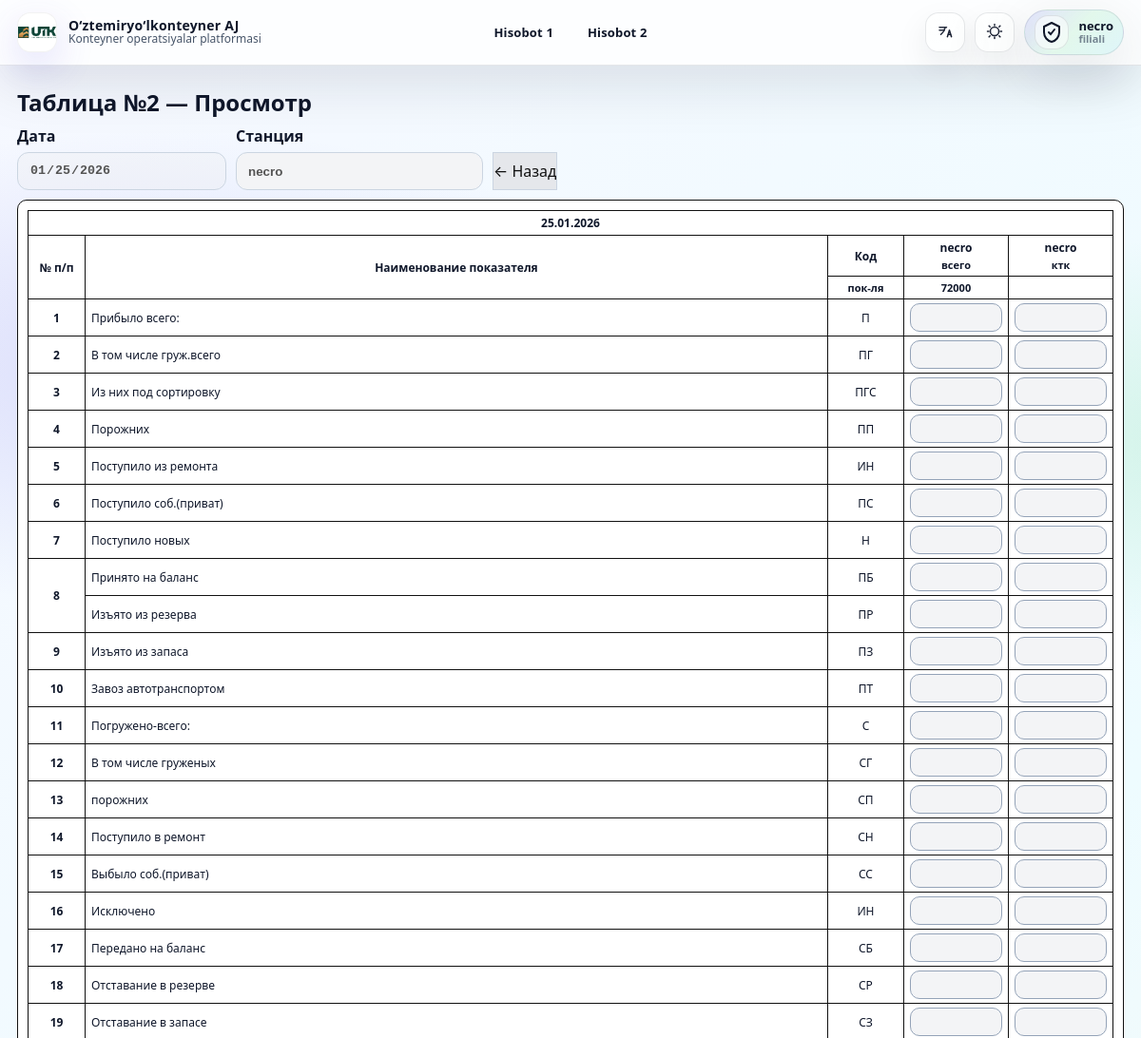
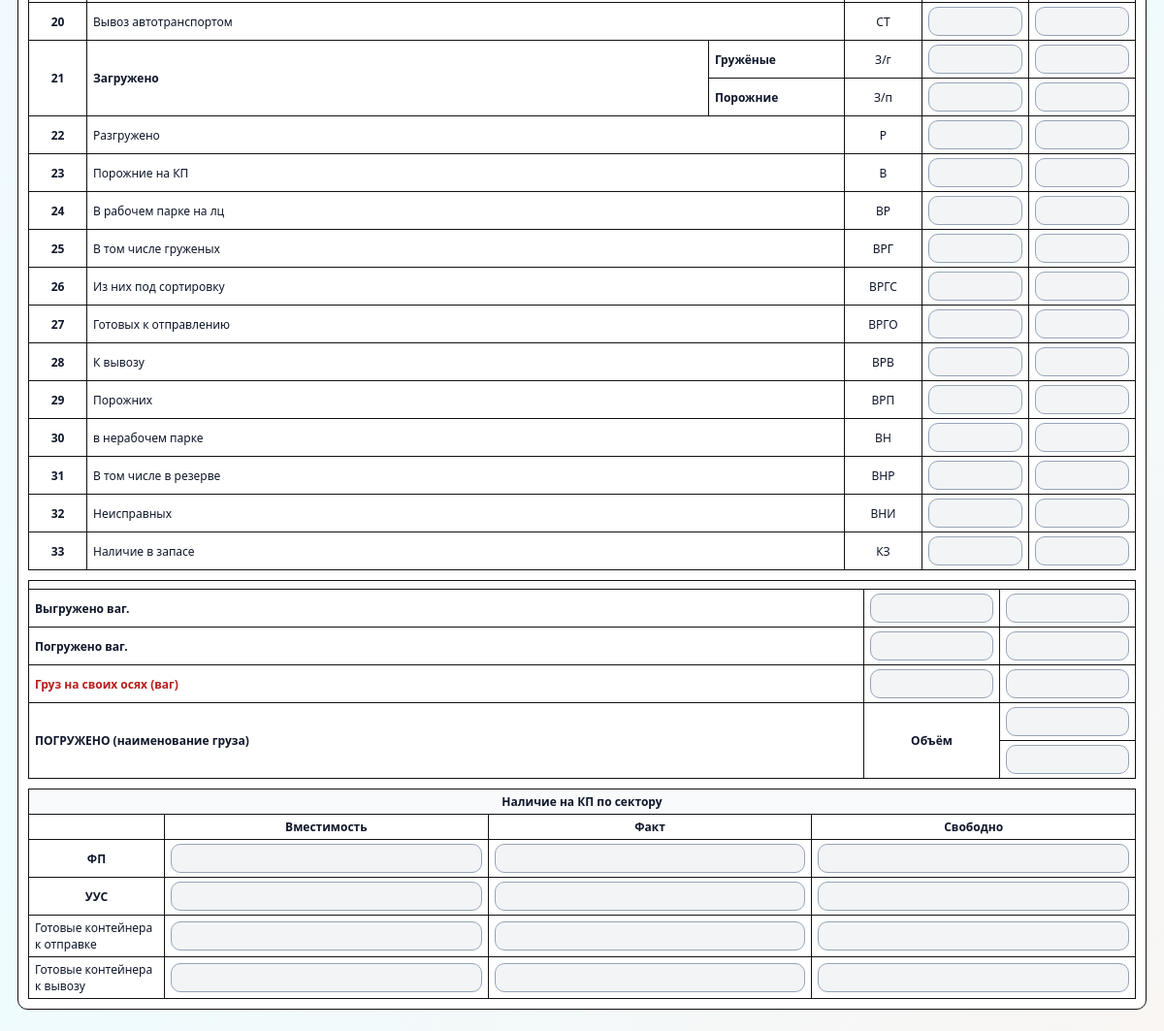
The page /station/table-2/view/2026-01-25/ (signed in) on the database as committed earlier (2 pictures, top to bottom).
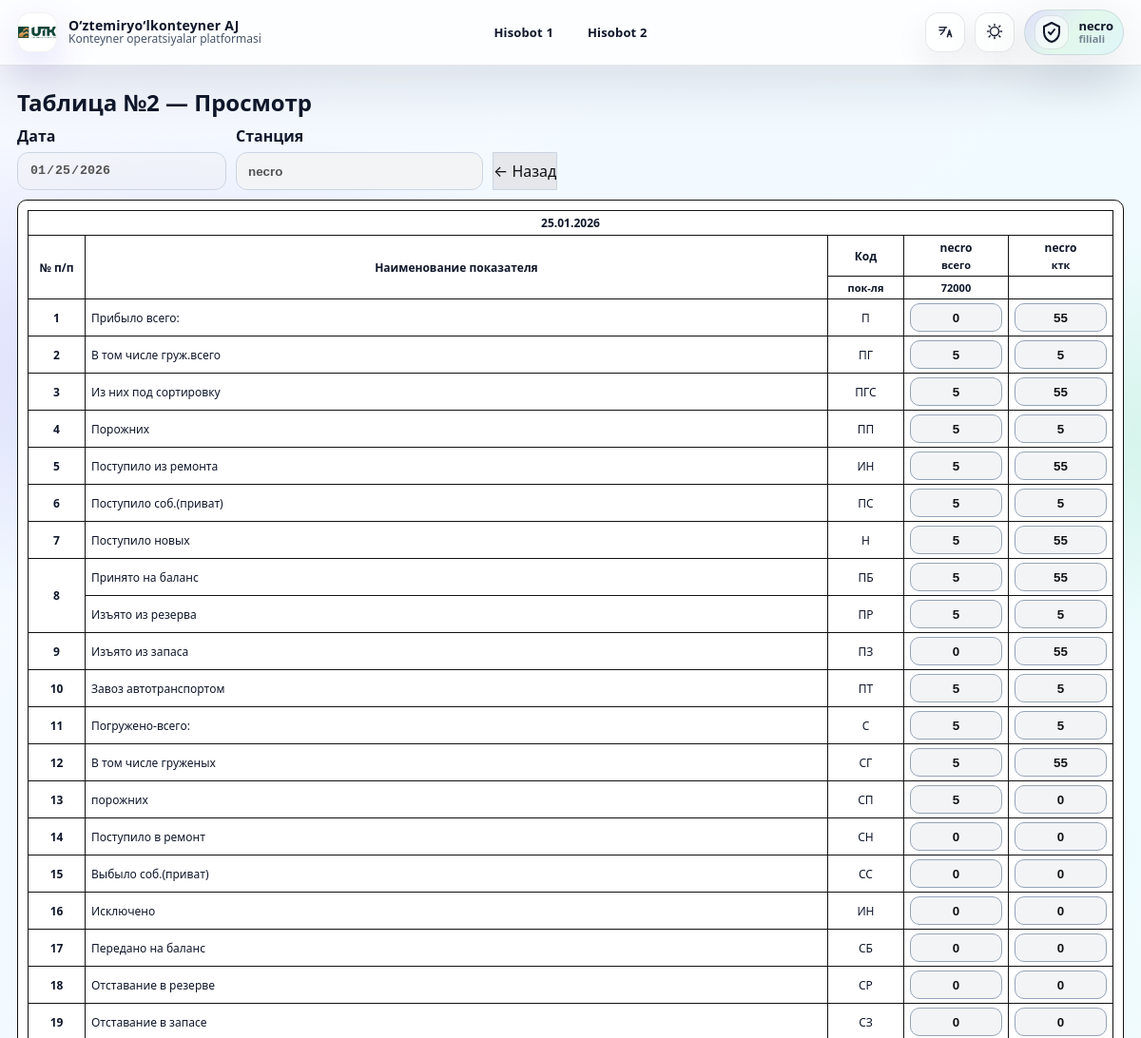
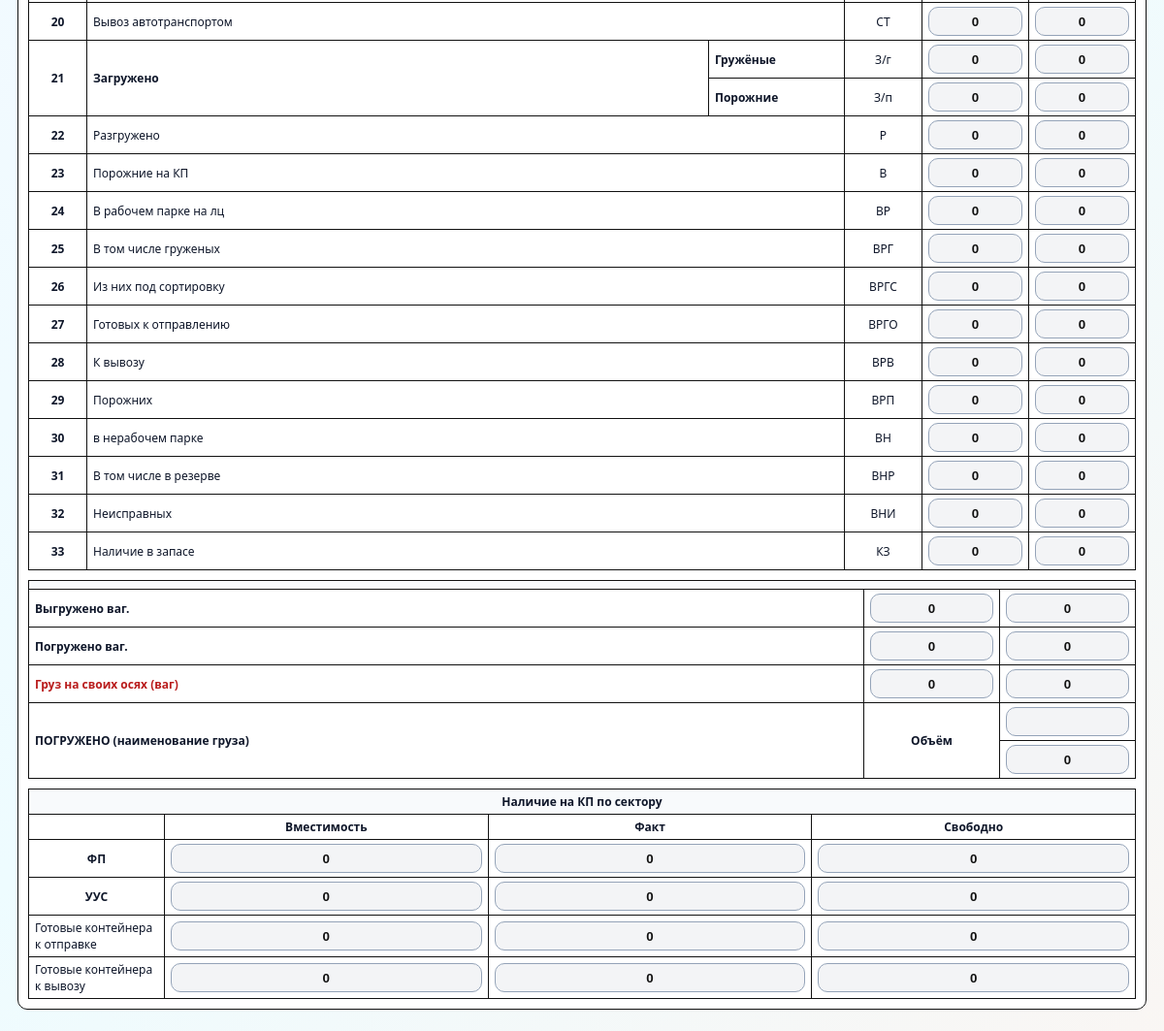
The same page on the database as committed later (2 pictures, top to bottom).
### reports/models.py (models this page shows, shortened)
class StationDailyTable2(models.Model):
    station_user = models.ForeignKey(
        User,
        on_delete=models.CASCADE,
        related_name='station_table2_reports'
    )
    date = models.DateField(null=True,blank=True)
    data = models.JSONField(default=dict, blank=True)
    submitted_at = models.DateTimeField(null=True, blank=True, auto_now_add=True)
    class Meta:
        unique_together = ('station_user', 'date')
        ordering = ['-date']

### reports/views.py (the view)
# urls.py: path('station/table-2/view/<str:date_str>/', station_table_2_view, name='station_table_2_view'),
@login_required
def station_table_2_view(request, date_str):
    if request.user.is_staff or request.user.is_superuser:
        return redirect("admin_table2_reports")
    d = _parse_date(date_str)
    obj = StationDailyTable2.objects.filter(station_user=request.user, date=d).first()
    return render(request, "station_table_2_create.html", {
        "date": d,
        "obj": obj,
        "station_name": request.user.username,
        "rows_def": TABLE2_ROWS,
        "mode": "view",
        "bottom": TABLE2_BOTTOM_FIELDS,
        "r22_keys": {
            "g_total": R22_G_TOTAL, "g_ktk": R22_G_KTK,
            "p_total": R22_P_TOTAL, "p_ktk": R22_P_KTK,
        }
    })

### reports/templatetags/report_extras.py (called while the page is built)
@register.filter
def data_val(obj, key):
    if not obj or not getattr(obj, 'data', None):
        return ''
    val = obj.data.get(key, '')
    return '' if val is None else val

### reports/views.py (called while the page is built)
def _parse_date(date_str: str) -> dt_date:
    return datetime.strptime(date_str, "%Y-%m-%d").date()

### templates/station_table_2_create.html (shortened to what the changed rows need)
{% extends "base.html" %}
{% load report_extras %}
{% block content %}
<div class="card">
  <h2 style="margin:0 0 8px;">Таблица №2 — {% if mode == 'view' %}Просмотр{% else %}Создание/Редактирование{% endif %}</h2>
  <form id="t2form" method="post">
    <div class="wrap2">
      <table class="t2">
        <colgroup>
        </colgroup>
        <thead>
          <tr><th colspan="6" class="headDate">{{ date|date:"d.m.Y" }}</th></tr>
          <tr>
            <th class="center bold" rowspan="2">№ п/п</th>
            <th class="center bold" colspan="2" rowspan="2">Наименование показателя</th>
            <th class="center bold">Код</th>
            <th class="center bold">{{ station_name }}<div style="font-size:11px;font-weight:900;margin-top:2px;">всего</div></th>
            <th class="center bold">{{ station_name }}<div style="font-size:11px;font-weight:900;margin-top:2px;">ктк</div></th>
          </tr>
          <tr>
            <th class="center bold" style="font-size:11px;">пок-ля</th>
            <th class="center bold" style="font-size:11px;">72000</th>
            <th class="center bold" style="font-size:11px;"></th>
          </tr>
        </thead>
        <tbody>
          {% for n,label,code,k_total,k_ktk in rows_def %}
            {% if n == 8 %}
              <tr>
                <td class="center bold" rowspan="2">8</td>
                <td colspan="2">{{ label }}</td>
                <td class="center">{{ code }}</td>
                <td class="center"><input name="{{ k_total }}" value="{{ obj|data_val:k_total }}" {% if mode == 'view' %}disabled{% endif %}></td>
                <td class="center"><input name="{{ k_ktk }}" value="{{ obj|data_val:k_ktk }}" {% if mode == 'view' %}disabled{% endif %}></td>
              </tr>
              {% for n2,label2,code2,k_total2,k_ktk2 in rows_def %}
                {% if n2 == 9 %}
                  <tr>
                    <td colspan="2">{{ label2 }}</td>
                    <td class="center">{{ code2 }}</td>
                    <td class="center"><input name="{{ k_total2 }}" value="{{ obj|data_val:k_total2 }}" {% if mode == 'view' %}disabled{% endif %}></td>
                    <td class="center"><input name="{{ k_ktk2 }}" value="{{ obj|data_val:k_ktk2 }}" {% if mode == 'view' %}disabled{% endif %}></td>
                  </tr>
                {% endif %}
              {% endfor %}
            {% elif n == 9 %}
            {% elif n == 22 %}
              <tr>
                <td class="center bold" rowspan="2">21</td>
                <td class="bold" rowspan="2">Загружено</td>
                <td class="bold">Гружёные</td>
                <td class="center">З/г</td>
                <td class="center"><input name="{{ k_total }}" value="{{ obj|data_val:k_total }}" {% if mode == 'view' %}disabled{% endif %}></td>
                <td class="center"><input name="{{ k_ktk }}" value="{{ obj|data_val:k_ktk }}" {% if mode == 'view' %}disabled{% endif %}></td>
              </tr>
              <tr>
                <td class="bold">Порожние</td>
                <td class="center">З/п</td>
                <td class="center"><input name="r22p_total" value="{{ obj|data_val:'r22p_total' }}" {% if mode == 'view' %}disabled{% endif %}></td>
                <td class="center"><input name="r22p_ktk" value="{{ obj|data_val:'r22p_ktk' }}" {% if mode == 'view' %}disabled{% endif %}></td>
              </tr>
            {% else %}
              <tr>
                <td class="center bold">{% if n >= 10 %}{{ n|add:"-1" }}{% else %}{{ n }}{% endif %}</td>
                <td colspan="2">{{ label }}</td>
                <td class="center">{{ code }}</td>
                <td class="center"><input name="{{ k_total }}" value="{{ obj|data_val:k_total }}" {% if mode == 'view' %}disabled{% endif %}></td>
                <td class="center"><input name="{{ k_ktk }}" value="{{ obj|data_val:k_ktk }}" {% if mode == 'view' %}disabled{% endif %}></td>
              </tr>
            {% endif %}
          {% endfor %}
        </tbody>
      </table>
      <table class="t2" style="margin-top:10px;">
        <colgroup><col><col style="width:140px;"><col style="width:140px;"></colgroup>
        <thead><tr><th colspan="3" class="secTitle"></th></tr></thead>
        <tbody>
          <tr>
            <td class="center"><input name="{{ bottom.vygr_wag_ktk }}" value="{{ obj|data_val:bottom.vygr_wag_ktk }}" {% if mode == 'view' %}disabled{% endif %}></td>
            <td class="center"><input name="{{ bottom.vygr_tonn }}" value="{{ obj|data_val:bottom.vygr_tonn }}" {% if mode == 'view' %}disabled{% endif %}></td>
          </tr>
          <tr>
            <td class="center"><input name="{{ bottom.pogr_wag_ktk }}" value="{{ obj|data_val:bottom.pogr_wag_ktk }}" {% if mode == 'view' %}disabled{% endif %}></td>
            <td class="center"><input name="{{ bottom.pogr_tonn }}" value="{{ obj|data_val:bottom.pogr_tonn }}" {% if mode == 'view' %}disabled{% endif %}></td>
          </tr>
          <tr>
            <td class="center"><input name="{{ bottom.os_wag_ktk }}" value="{{ obj|data_val:bottom.os_wag_ktk }}" {% if mode == 'view' %}disabled{% endif %}></td>
            <td class="center"><input name="{{ bottom.os_tonn }}" value="{{ obj|data_val:bottom.os_tonn }}" {% if mode == 'view' %}disabled{% endif %}></td>
          </tr>
          <tr>
            <td class="center"><input name="{{ bottom.cargo_volume }}" value="{{ obj|data_val:bottom.cargo_volume }}" {% if mode == 'view' %}disabled{% endif %}></td>
          </tr>
        </tbody>
      </table>
      <table class="t2" style="margin-top:10px;">
        <colgroup><col style="width:140px;"><col><col><col></colgroup>
        <thead>
          <tr><th colspan="4" class="secTitle">Наличие на КП по сектору</th></tr>
          <tr>
            <th></th>
            <th class="center bold">Вместимость</th>
            <th class="center bold">Факт</th>
            <th class="center bold">Свободно</th>
          </tr>
        </thead>
        <tbody>
          <tr>
            <td class="center"><input name="{{ bottom.kp_fp_capacity }}" value="{{ obj|data_val:bottom.kp_fp_capacity }}" {% if mode == 'view' %}disabled{% endif %}></td>
            <td class="center"><input name="{{ bottom.kp_fp_fact }}" value="{{ obj|data_val:bottom.kp_fp_fact }}" {% if mode == 'view' %}disabled{% endif %}></td>
            <td class="center"><input name="{{ bottom.kp_fp_free }}" value="{{ obj|data_val:bottom.kp_fp_free }}" {% if mode == 'view' %}disabled{% endif %}></td>
          </tr>
          <tr>
            <td class="center"><input name="{{ bottom.kp_uus_capacity }}" value="{{ obj|data_val:bottom.kp_uus_capacity }}" {% if mode == 'view' %}disabled{% endif %}></td>
            <td class="center"><input name="{{ bottom.kp_uus_fact }}" value="{{ obj|data_val:bottom.kp_uus_fact }}" {% if mode == 'view' %}disabled{% endif %}></td>
            <td class="center"><input name="{{ bottom.kp_uus_free }}" value="{{ obj|data_val:bottom.kp_uus_free }}" {% if mode == 'view' %}disabled{% endif %}></td>
          </tr>
          <tr>
            <td class="center"><input name="{{ bottom.kp_ready_send_capacity }}" value="{{ obj|data_val:bottom.kp_ready_send_capacity }}" {% if mode == 'view' %}disabled{% endif %}></td>
            <td class="center"><input name="{{ bottom.kp_ready_send_fact }}" value="{{ obj|data_val:bottom.kp_ready_send_fact }}" {% if mode == 'view' %}disabled{% endif %}></td>
            <td class="center"><input name="{{ bottom.kp_ready_send_free }}" value="{{ obj|data_val:bottom.kp_ready_send_free }}" {% if mode == 'view' %}disabled{% endif %}></td>
          </tr>
          <tr>
            <td class="center"><input name="{{ bottom.kp_ready_autocar_capacity }}" value="{{ obj|data_val:bottom.kp_ready_autocar_capacity }}" {% if mode == 'view' %}disabled{% endif %}></td>
            <td class="center"><input name="{{ bottom.kp_ready_autocar_fact }}" value="{{ obj|data_val:bottom.kp_ready_autocar_fact }}" {% if mode == 'view' %}disabled{% endif %}></td>
            <td class="center"><input name="{{ bottom.kp_ready_autocar_free }}" value="{{ obj|data_val:bottom.kp_ready_autocar_free }}" {% if mode == 'view' %}disabled{% endif %}></td>
          </tr>
        </tbody>
      </table>
</div>
{% endblock %}

Rows that differ between the two databases and show on the page:
added StationDailyTable2: rows_def "0" "5" "5" "5" "5" "5" "5" "0" "5" "5" "5" "5" "0" "0" "0" "0" "0" "0" "0" "0" "0" "0" "0" "0" "0" "0" "0" "0" "0" "0" "0", rows_def "55" "5" "55" "5" "55" "5" "55" "55" "5" "5" "55" "0" "0" "0" "0" "0" "0" "0" "0" "0" "0" "0" "0" "0" "0" "0" "0" "0" "0" "0" "0", rows_def "5", rows_def "55", rows_def "5", rows_def "5", rows_def "0", rows_def "0", rows_def "0", rows_def "0", vygr_wag_ktk "0", vygr_tonn "0", pogr_wag_ktk "0", pogr_tonn "0", os_wag_ktk "0", os_tonn "0", cargo_volume "0", kp_fp_capacity "0", kp_fp_fact "0", kp_fp_free "0", kp_uus_capacity "0", kp_uus_fact "0", kp_uus_free "0", kp_ready_send_capacity "0", kp_ready_send_fact "0", kp_ready_send_free "0", kp_ready_autocar_capacity "0", kp_ready_autocar_fact "0", kp_ready_autocar_free "0"
